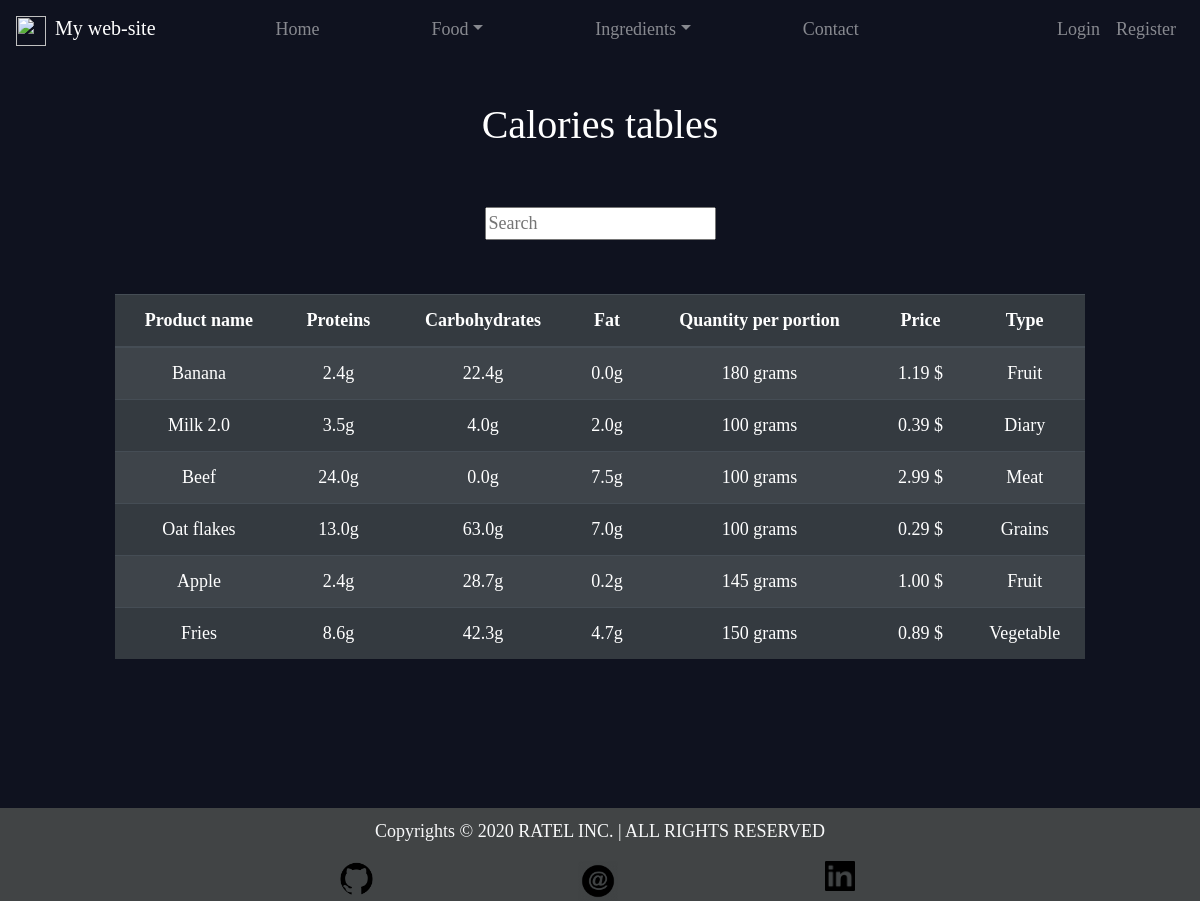
Page /food/ingredient_table/ on the committed database.
### Food/models.py (models this page shows, shortened)
class Ingredient(models.Model):
	name = models.CharField(max_length=50, unique=True)
	protein = models.FloatField()
	carbohydrates = models.FloatField()
	fat = models.FloatField()
	quantity_per_portion = models.IntegerField(blank=True)
	price = models.DecimalField(max_digits=100, decimal_places=2, blank=True)
	food_type = models.CharField(max_length=2, choices=FOOD_TYPE_CHOICES, blank=True)
	class Meta:
		ordering = ["id"]

### Food/views.py (the view)
# urls.py: path("ingredient_table/", IngredientTableView.as_view(), name="ingredinet_table"),
class IngredientTableView(ListView, SuccessMessageMixin):
	template_name = "Food/ingredient_list.html"
	model = Ingredient
	context_object_name = "ingredients"
	paginate_by = 10

### Templates/Food/ingredient_list.html (shortened to what this page needs)
{% extends 'main.html' %}
{% block content %}
	<h1 id="title">Calories tables </h1>
	<form action="{% url 'food:search_results' %}" method="get">
		<input name="word" type="text" placeholder="Search">
	</form>
	<br><br>
	<table class="table table-striped table-dark">
		<thead>
			<tr>
				<th scope="col">Product name</th>
				<th scope="col">Proteins</th>
				<th scope="col">Carbohydrates</th>
				<th scope="col">Fat</th>
				<th scope="col">Quantity per portion</th>
				<th scope="col">Price</th>
				<th scope="col">Type</th>
			</tr>
		</thead>
		<tbody>
			{% for item in ingredients %}
				<tr>
					<td>
						<a class="hyperlink-off" href="{% url 'food:ingredinet_detail' item.pk %}">
							{{ item.name|capfirst }}
						</a>
					</td>
					<td>{{item.protein}}g</td>
					<td>{{item.carbohydrates}}g</td>
					<td>{{item.fat}}g</td>
					<td>{{item.quantity_per_portion}} grams</td>
					<td>{{item.price}} $</td>
					<td>{{item.get_food_type_display}}</td>
				</tr>
			{% endfor %}
		</tbody>
	</table>
{% endblock %}

### files/style.css (style rules this page uses)
body { background-color: #0f121f; font-family: Ubuntu; color: #fff; font-size:large; text-align: center; }
#title { padding-bottom: 50px; }
.hyperlink-off, .hyperlink-off:hover { text-decoration: none; font-family: Ubuntu; color: #fff; }

### rows in the picture
Ingredient: name "Banana", protein "2.4", carbohydrates "22.4", fat "0.0", quantity_per_portion "180", price "1.19", food_type "Fruit"
Ingredient: name "Milk 2.0", protein "3.5", carbohydrates "4.0", fat "2.0", quantity_per_portion "100", price "0.39", food_type "Diary"
Ingredient: name "Beef", protein "24.0", carbohydrates "0.0", fat "7.5", quantity_per_portion "100", price "2.99", food_type "Meat"
Ingredient: name "Oat flakes", protein "13.0", carbohydrates "63.0", fat "7.0", quantity_per_portion "100", price "0.29", food_type "Grains"
Ingredient: name "Apple", protein "2.4", carbohydrates "28.7", fat "0.2", quantity_per_portion "145", price "1.00", food_type "Fruit"
Ingredient: name "Fries", protein "8.6", carbohydrates "42.3", fat "4.7", quantity_per_portion "150", price "0.89", food_type "Vegetable"
